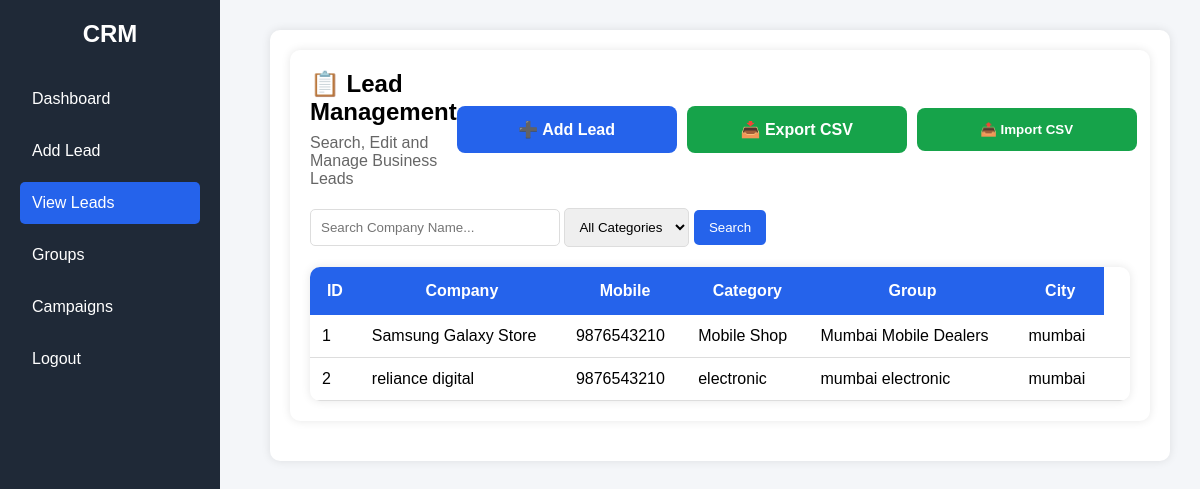
Before: /leads with the older database file.
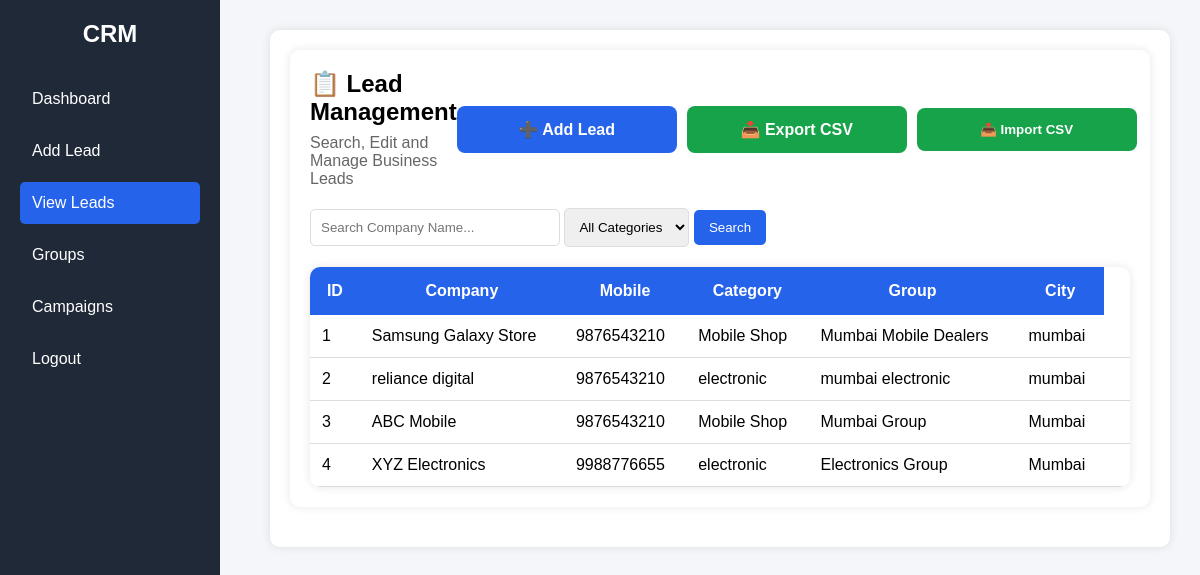
After: the same page with the newer database file.
### app/models.py (models this page shows)
class Lead(Base):
    __tablename__ = "leads"
    id = Column(Integer, primary_key=True, index=True)
    company_name = Column(String)
    mobile_number = Column(String)
    address = Column(String)
    category = Column(String)
    group_name = Column(String)
    city = Column(String)

### app/main.py (the view)
@app.get("/leads")
def view_leads(
    request: Request,
    search: str = "",
    category: str = "",
    db: Session = Depends(get_db)
):
    query = db.query(Lead)
    if search:
        query = query.filter(
            Lead.company_name.ilike(f"%{search}%")
        )
    if category:
        query = query.filter(
            Lead.category == category
        )
    leads = query.all()
    return templates.TemplateResponse(
        "leads.html",
        {
            "request": request,
            "leads": leads,
            "search": search,
            "category": category
        }
    )

### templates/leads.html (shortened to what this page needs)
<!DOCTYPE html>
<html>
<head>
</head>
<body>
<div class="sidebar">
    <h2>CRM</h2>
            <a href="/dashboard">Dashboard</a>
            <a href="/add-lead">Add Lead</a>
            <a href="/leads" class="active">View Leads</a>
            <a href="/groups">Groups</a>
            <a href="/campaigns">Campaigns</a>
            <a href="/logout">Logout</a>
</div>
<div class="main">
    <div class="header">
<div class="header">
    <div style="
        display:flex;
        justify-content:space-between;
        align-items:center;
        margin-bottom:20px;
    ">
        <div>
            <h2>📋 Lead Management</h2>
            <p style="
                margin-top:8px;
                color:#666;
            ">
                Search, Edit and Manage Business Leads
            </p>
        </div>
        <div style="
            display:flex;
            align-items:center;
            gap:10px;
        ">
            <a
                href="/add-lead"
                style="
                    background:#2563eb;
                    color:white;
                    padding:14px 40px;
                    text-decoration:none;
                    border-radius:8px;
                    font-weight:bold;
                    width:180px;
                    text-align:center;
                    display:flex;
                    justify-content:center;
                    align-items:center;
                    min-width:220px;
                    text-align:center;
                    display:inline-block;
                "
            >
                ➕ Add Lead
            </a>
            <a
                href="/export-csv"
                style="
                    background:#16a34a;
                    color:white;
                    padding:14px 40px;
                    text-decoration:none;
                    border-radius:8px;
                    font-weight:bold;
                    width:180px;
                    text-align:center;
                    display:flex;
                    justify-content:center;
                    align-items:center;
                    min-width:220px;
                    text-align:center;
                    display:inline-block;
                "
            >
                📥 Export CSV
            </a>
            <form
                action="/import-csv"
                method="post"
                enctype="multipart/form-data"
                style="
                    display:flex;
                    align-items:center;
                    gap:10px;
                    margin:0;
                "
            >
                <button
                    type="submit"
                    style="
                        background:#16a34a;
                        color:white;
                        border:none;
                        padding:14px 40px;
                        border-radius:8px;
                        cursor:pointer;
                        font-weight:bold;
                        width:180px;
                        display:flex;
                        justify-content:center;
                        align-items:center;
                        min-width:220px;
                        text-align:center;
                        display:inline-block;
                    "
                >
                    📤 Import CSV
                </button>
            </form>
        </div>
    </div>
    <form method="get" action="/leads" style="margin-bottom:20px;">
        <input
            type="text"
            name="search"
            placeholder="Search Company Name..."
            value="{{ search }}"
            style="
                padding:10px;
                width:250px;
                border:1px solid #ddd;
                border-radius:5px;
            "
        >
        <select
            name="category"
            style="
                padding:10px;
                border:1px solid #ddd;
                border-radius:5px;
            "
        >
            <option value="">All Categories</option>
        </select>
        <button
            type="submit"
            style="
                padding:10px 15px;
                background:#2563eb;
                color:white;
                border:none;
                border-radius:5px;
                cursor:pointer;
            "
        >
            Search
        </button>
    </form>
    <table>
        <tr>
            <th>ID</th>
            <th>Company</th>
            <th>Mobile</th>
            <th>Category</th>
            <th>Group</th>
            <th>City</th>
        </tr>
        {% for lead in leads %}
        <tr>
            <td>{{ lead.id }}</td>
            <td>{{ lead.company_name }}</td>
            <td>{{ lead.mobile_number }}</td>
            <td>{{ lead.category }}</td>
            <td>{{ lead.group_name }}</td>
            <td>{{ lead.city }}</td>
            <td>
            </td>
        </tr>
        {% endfor %}
    </table>
</div>
</body>
</html>

### templates/leads.html (style rules this page uses)
* { margin:0; padding:0; box-sizing:border-box; }
body { font-family: Arial, sans-serif; background:#f4f6f9; }
.sidebar { position:fixed; left:0; top:0; width:220px; height:100vh; background:#1f2937; padding:20px; }
.sidebar h2 { color:white; text-align:center; margin-bottom:30px; }
.sidebar a { display:block; color:white; text-decoration:none; padding:12px; margin-bottom:10px; border-radius:5px; }
.active { background:#2563eb; }
.main { margin-left:240px; padding:30px; }
.header { background:white; padding:20px; border-radius:10px; box-shadow:0px 0px 10px rgba(0,0,0,0.1); margin-bottom:20px; }
table { width:100%; border-collapse:collapse; background:white; border-radius:10px; overflow:hidden; box-shadow:0px 0px 10px rgba(0,0,0,0.1); }
th { background:#2563eb; color:white; padding:15px; }
td { padding:12px; border-bottom:1px solid #ddd; }

Changed rows visible on the page:
added Lead: id "3", company_name "ABC Mobile", mobile_number "9876543210", category "Mobile Shop", group_name "Mumbai Group", city "Mumbai"
added Lead: id "4", company_name "XYZ Electronics", mobile_number "9988776655", category "electronic", group_name "Electronics Group", city "Mumbai"
